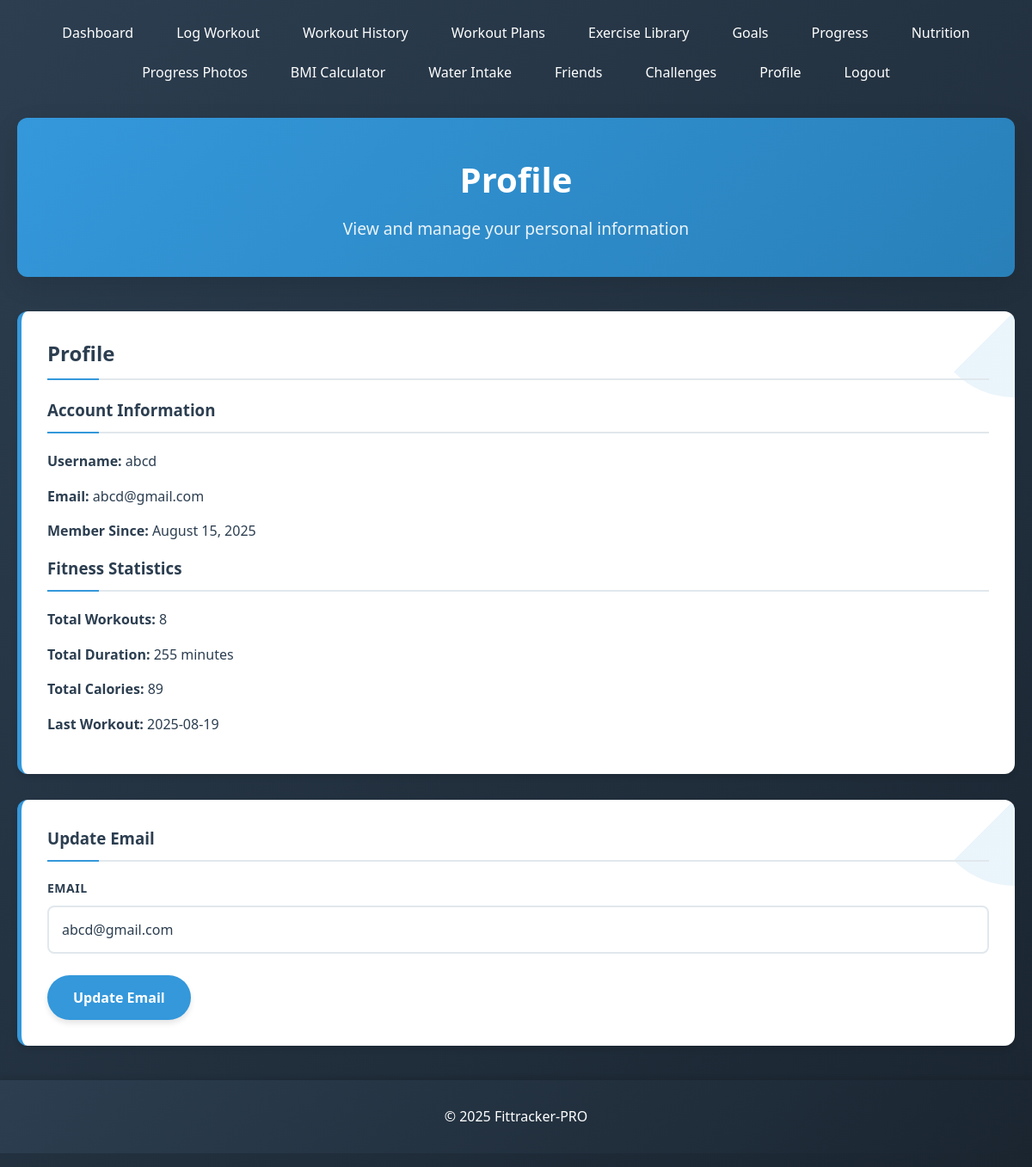
The app's page /profile.php (signed in) with its own data.
### tables this page shows
CREATE TABLE `users` (
  `id` int(11) NOT NULL,
  `username` varchar(50) NOT NULL,
  `email` varchar(100) NOT NULL,
  `password` varchar(255) NOT NULL,
  `created_at` timestamp NOT NULL DEFAULT current_timestamp()
);

### profile.php (the view, shortened to what this page needs)
<?php
require_once 'config/db.php';
$user_id = $_SESSION['user_id'];
$stmt = $pdo->prepare("
    SELECT
        COUNT(*) as total_workouts,
        SUM(duration) as total_duration,
        SUM(calories) as total_calories,
        MAX(date) as last_workout
    FROM workouts
    WHERE user_id = ?
");
$stmt->execute([$user_id]);
$stats = $stmt->fetch();
$stmt = $pdo->prepare("SELECT username, email, created_at FROM users WHERE id = ?");
$stmt->execute([$user_id]);
$user_info = $stmt->fetch();
?>
<?php include 'includes/header.php'; ?>
<div class="page-header">
    <h1>Profile</h1>
    <p>View and manage your personal information</p>
</div>
<div class="card">
    <h2>Profile</h2>
    <div class="profile-info">
        <div class="profile-section">
            <h3>Account Information</h3>
            <p><strong>Username:</strong> <?php echo $user_info['username']; ?></p>
            <p><strong>Email:</strong> <?php echo $user_info['email']; ?></p>
            <p><strong>Member Since:</strong> <?php echo date('F j, Y', strtotime($user_info['created_at'])); ?></p>
        </div>
        <div class="profile-section">
            <h3>Fitness Statistics</h3>
            <p><strong>Total Workouts:</strong> <?php echo $stats['total_workouts']; ?></p>
            <p><strong>Total Duration:</strong> <?php echo $stats['total_duration'] ?? 0; ?> minutes</p>
            <p><strong>Total Calories:</strong> <?php echo $stats['total_calories'] ?? 0; ?></p>
            <p><strong>Last Workout:</strong> <?php echo $stats['last_workout'] ?? 'Never'; ?></p>
        </div>
    </div>
</div>
<div class="card">
    <h3>Update Email</h3>
    <form method="POST">
        <div class="form-group">
            <label>Email</label>
            <input type="email" name="email" value="<?php echo $user_info['email']; ?>" required>
        </div>
        <button type="submit">Update Email</button>
    </form>
</div>
<?php include 'includes/footer.php'; ?>

### css/style.css (style rules this page uses)
* { margin: 0; padding: 0; box-sizing: border-box; font-family: 'Segoe UI', Tahoma, Geneva, Verdana, sans-serif; }
:root { --primary-color: #3498db; --secondary-color: #2c3e50; --accent-color: #e74c3c; --success-color: #2ecc71; --warning-color: #f39c12; --light-bg: #f5f7fa; --white: #ffffff; --text-dark: #2c3e50; --text-light: #7f8c8d; --border-color: #e1e8ed; --shadow: 0 4px 6px rgba(0, 0, 0, 0.1); --shadow-hover: 0 10px 20px rgba(0, 0, 0, 0.15); }
body { background-color: var(--light-bg); color: var(--text-dark); line-height: 1.6; font-size: 16px; }
.card { background: var(--white); border-radius: 12px; box-shadow: var(--shadow); padding: 30px; margin-bottom: 30px; transition: all 0.3s ease; border-left: 5px solid var(--primary-color); position: relative; overflow: hidden; }
.card::before { content: ''; position: absolute; top: 0; right: 0; width: 100px; height: 100px; background: linear-gradient(135deg, transparent 50%, rgba(52, 152, 219, 0.1) 50%); border-radius: 0 0 0 100%; }
.card h1, .card h2, .card h3 { color: var(--secondary-color); margin-bottom: 20px; padding-bottom: 10px; border-bottom: 2px solid var(--border-color); position: relative; }
.card h1::after, .card h2::after, .card h3::after { content: ''; position: absolute; bottom: -2px; left: 0; width: 60px; height: 2px; background: var(--primary-color); }
.card p { color: var(--text-dark); margin-bottom: 15px; }
.form-group { margin-bottom: 25px; }
label { display: block; margin-bottom: 8px; font-weight: 600; color: var(--text-dark); font-size: 14px; text-transform: uppercase; letter-spacing: 0.5px; }
input, select, textarea { width: 100%; padding: 15px; border: 2px solid var(--border-color); border-radius: 8px; font-size: 16px; transition: all 0.3s ease; background: var(--white); color: var(--text-dark); }
button, .btn { background: var(--primary-color); color: var(--white); border: none; padding: 15px 30px; border-radius: 30px; cursor: pointer; font-size: 16px; font-weight: 600; transition: all 0.3s ease; display: inline-block; text-align: center; text-decoration: none; box-shadow: var(--shadow); position: relative; overflow: hidden; }
button::before, .btn::before { content: ''; position: absolute; top: 50%; left: 50%; width: 0; height: 0; background: rgba(255, 255, 255, 0.3); border-radius: 50%; transform: translate(-50%, -50%); transition: width 0.6s, height 0.6s; }
.page-header { text-align: center; margin-bottom: 40px; padding: 40px 30px; background: linear-gradient(135deg, #3498db, #2980b9); color: white; border-radius: 12px; box-shadow: 0 10px 30px rgba(0, 0, 0, 0.1); }
.page-header h1 { color: white; font-size: 2.5rem; margin-bottom: 10px; font-weight: 700; }
.page-header p { color: rgba(255, 255, 255, 0.9); font-size: 1.2rem; margin: 0; }
.card { animation: fadeIn 0.6s ease-out; }

### records on screen
users: username "abcd", email "abcd@gmail.com", created_at "August 15, 2025"

### other values on screen
$stats['total_workouts'] "8"
$stats['total_duration'] "255"
$stats['total_calories'] "89"
$stats['last_workout'] "2025-08-19"
